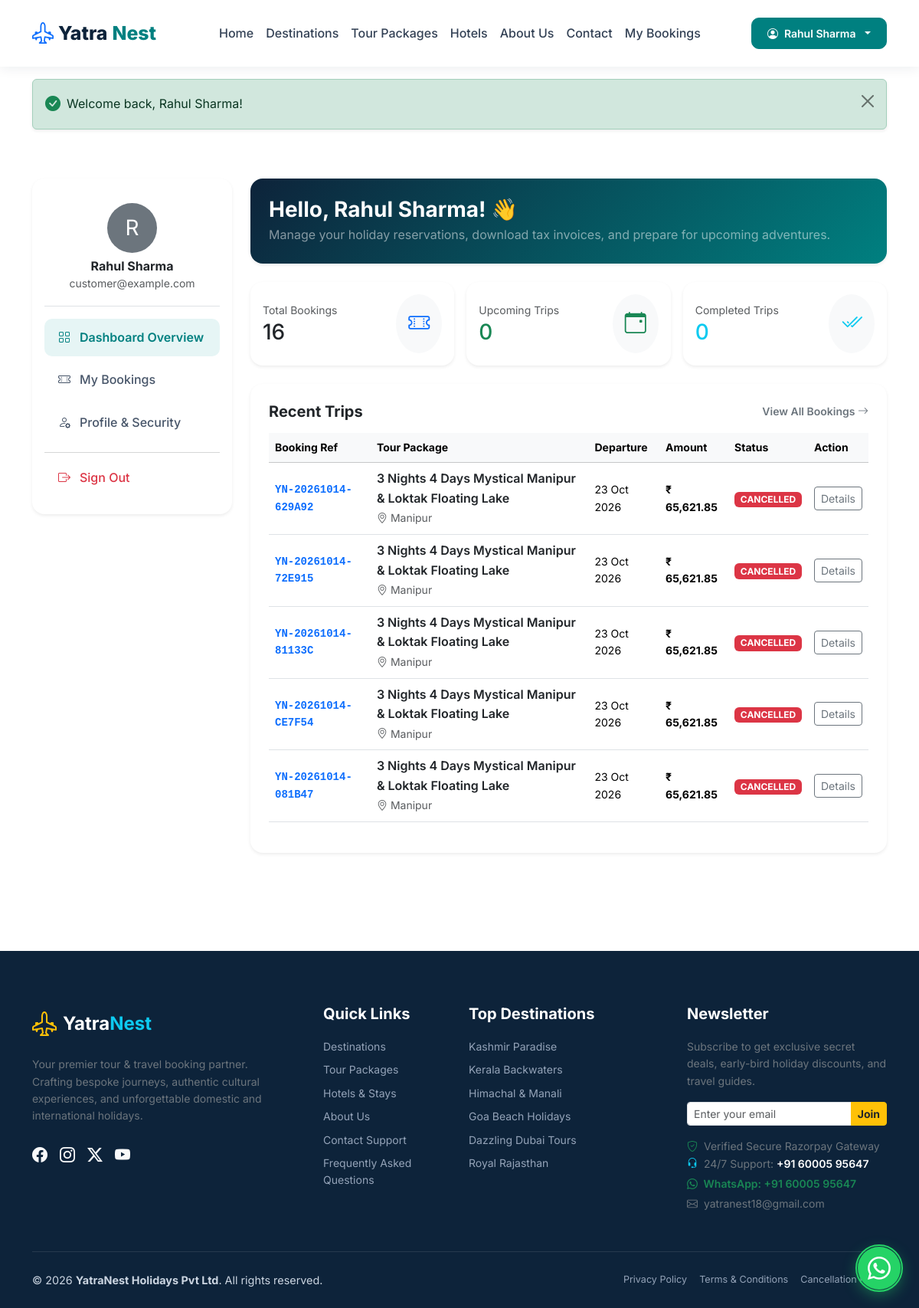
/dashboard (signed in), run on an earlier commit of the app's database.
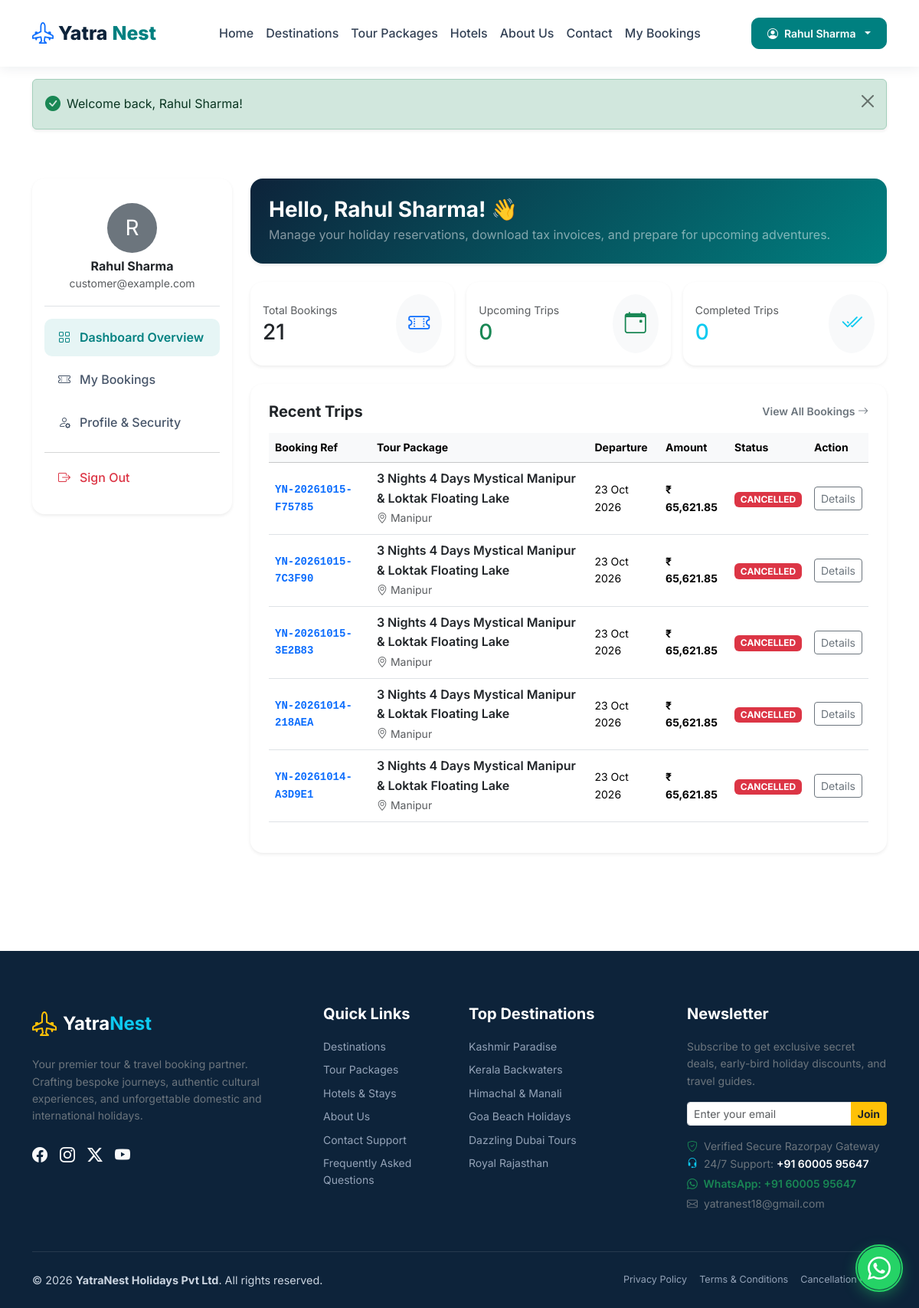
And on a later commit of the database.
### tables this page shows
CREATE TABLE `users` (
  `id` int(10) unsigned NOT NULL AUTO_INCREMENT,
  `name` varchar(150) NOT NULL,
  `email` varchar(191) NOT NULL,
  `phone` varchar(25) DEFAULT NULL,
  `password_hash` varchar(255) NOT NULL,
  `status` enum('active','suspended') DEFAULT 'active',
  `avatar` varchar(255) DEFAULT NULL,
  `created_at` timestamp NOT NULL DEFAULT current_timestamp(),
  `updated_at` timestamp NOT NULL DEFAULT current_timestamp() ON UPDATE current_timestamp(),
  PRIMARY KEY (`id`),
  UNIQUE KEY `email` (`email`),
  KEY `idx_users_email` (`email`),
  KEY `idx_users_status` (`status`)
);

CREATE TABLE `bookings` (
  `id` int(10) unsigned NOT NULL AUTO_INCREMENT,
  `booking_reference` varchar(50) NOT NULL,
  `customer_id` int(10) unsigned NOT NULL,
  `package_id` int(10) unsigned NOT NULL,
  `departure_id` int(10) unsigned NOT NULL,
  `adult_count` int(10) unsigned NOT NULL DEFAULT 1,
  `child_count` int(10) unsigned NOT NULL DEFAULT 0,
  `infant_count` int(10) unsigned NOT NULL DEFAULT 0,
  `subtotal` decimal(10,2) NOT NULL,
  `discount_amount` decimal(10,2) NOT NULL DEFAULT 0.00,
  `tax_rate` decimal(5,2) NOT NULL DEFAULT 5.00,
  `tax_amount` decimal(10,2) NOT NULL DEFAULT 0.00,
  `total_amount` decimal(10,2) NOT NULL,
  `payment_status` enum('unpaid','pending','paid','failed','partially_refunded','refunded') NOT NULL DEFAULT 'unpaid',
  `booking_status` enum('pending','awaiting_payment','confirmed','cancelled','completed','refunded') NOT NULL DEFAULT 'pending',
  `payment_method` enum('razorpay','pay_later') NOT NULL DEFAULT 'razorpay',
  `pickup_location` varchar(255) DEFAULT NULL,
  `special_requests` text DEFAULT NULL,
  `coupon_id` int(10) unsigned DEFAULT NULL,
  `internal_notes` text DEFAULT NULL,
  `created_at` timestamp NOT NULL DEFAULT current_timestamp(),
  `updated_at` timestamp NOT NULL DEFAULT current_timestamp() ON UPDATE current_timestamp(),
  PRIMARY KEY (`id`),
  UNIQUE KEY `booking_reference` (`booking_reference`),
  KEY `idx_booking_ref` (`booking_reference`),
  KEY `idx_booking_customer` (`customer_id`),
  KEY `idx_booking_status` (`booking_status`),
  KEY `idx_booking_payment_status` (`payment_status`),
  KEY `fk_bookings_pkg` (`package_id`),
  KEY `fk_bookings_dep` (`departure_id`),
  KEY `fk_bookings_coupon` (`coupon_id`),
  CONSTRAINT `fk_bookings_coupon` FOREIGN KEY (`coupon_id`) REFERENCES `coupons` (`id`) ON DELETE SET NULL,
  CONSTRAINT `fk_bookings_cust` FOREIGN KEY (`customer_id`) REFERENCES `users` (`id`),
  CONSTRAINT `fk_bookings_dep` FOREIGN KEY (`departure_id`) REFERENCES `tour_departures` (`id`),
  CONSTRAINT `fk_bookings_pkg` FOREIGN KEY (`package_id`) REFERENCES `tour_packages` (`id`)
);

CREATE TABLE `tour_packages` (
  `id` int(10) unsigned NOT NULL AUTO_INCREMENT,
  `category_id` int(10) unsigned NOT NULL,
  `destination_id` int(10) unsigned NOT NULL,
  `title` varchar(255) NOT NULL,
  `slug` varchar(260) NOT NULL,
  `summary` text DEFAULT NULL,
  `description` longtext DEFAULT NULL,
  `duration_days` int(10) unsigned NOT NULL DEFAULT 1,
  `duration_nights` int(10) unsigned NOT NULL DEFAULT 0,
  `price_adult` decimal(10,2) NOT NULL,
  `price_child` decimal(10,2) NOT NULL DEFAULT 0.00,
  `price_infant` decimal(10,2) NOT NULL DEFAULT 0.00,
  `featured_image` varchar(255) DEFAULT NULL,
  `gallery_images` longtext DEFAULT NULL CHECK (json_valid(`gallery_images`)),
  `group_size_max` int(10) unsigned NOT NULL DEFAULT 20,
  `inclusions` text DEFAULT NULL,
  `exclusions` text DEFAULT NULL,
  `cancellation_policy_text` text DEFAULT NULL,
  `hotel_details` text DEFAULT NULL,
  `is_featured` tinyint(1) DEFAULT 0,
  `is_domestic` tinyint(1) DEFAULT 1,
  `tour_type` varchar(50) DEFAULT 'adventure',
  `status` enum('published','draft','archived') DEFAULT 'published',
  `seo_title` varchar(255) DEFAULT NULL,
  `seo_meta_description` text DEFAULT NULL,
  `created_at` timestamp NOT NULL DEFAULT current_timestamp(),
  `updated_at` timestamp NOT NULL DEFAULT current_timestamp() ON UPDATE current_timestamp(),
  PRIMARY KEY (`id`),
  UNIQUE KEY `slug` (`slug`),
  KEY `idx_packages_slug` (`slug`),
  KEY `idx_packages_featured` (`is_featured`),
  KEY `idx_packages_status` (`status`),
  KEY `idx_packages_price` (`price_adult`),
  KEY `fk_packages_cat` (`category_id`),
  KEY `fk_packages_dest` (`destination_id`),
  CONSTRAINT `fk_packages_cat` FOREIGN KEY (`category_id`) REFERENCES `tour_categories` (`id`),
  CONSTRAINT `fk_packages_dest` FOREIGN KEY (`destination_id`) REFERENCES `destinations` (`id`)
);

CREATE TABLE `destinations` (
  `id` int(10) unsigned NOT NULL AUTO_INCREMENT,
  `name` varchar(150) NOT NULL,
  `slug` varchar(160) NOT NULL,
  `country` varchar(100) NOT NULL,
  `state` varchar(100) DEFAULT NULL,
  `city` varchar(100) DEFAULT NULL,
  `description` text DEFAULT NULL,
  `image_url` varchar(255) DEFAULT NULL,
  `is_featured` tinyint(1) DEFAULT 0,
  `status` enum('active','inactive') DEFAULT 'active',
  `created_at` timestamp NOT NULL DEFAULT current_timestamp(),
  `updated_at` timestamp NOT NULL DEFAULT current_timestamp() ON UPDATE current_timestamp(),
  PRIMARY KEY (`id`),
  UNIQUE KEY `slug` (`slug`),
  KEY `idx_dest_slug` (`slug`),
  KEY `idx_dest_featured` (`is_featured`),
  KEY `idx_dest_status` (`status`)
);

CREATE TABLE `tour_departures` (
  `id` int(10) unsigned NOT NULL AUTO_INCREMENT,
  `package_id` int(10) unsigned NOT NULL,
  `departure_date` date NOT NULL,
  `return_date` date NOT NULL,
  `total_seats` int(10) unsigned NOT NULL DEFAULT 20,
  `available_seats` int(10) unsigned NOT NULL DEFAULT 20,
  `adult_price` decimal(10,2) DEFAULT NULL,
  `child_price` decimal(10,2) DEFAULT NULL,
  `status` enum('open','closed','blocked') DEFAULT 'open',
  `created_at` timestamp NOT NULL DEFAULT current_timestamp(),
  `updated_at` timestamp NOT NULL DEFAULT current_timestamp() ON UPDATE current_timestamp(),
  PRIMARY KEY (`id`),
  KEY `idx_dep_date` (`departure_date`),
  KEY `idx_dep_status` (`status`),
  KEY `fk_departures_pkg` (`package_id`),
  CONSTRAINT `fk_departures_pkg` FOREIGN KEY (`package_id`) REFERENCES `tour_packages` (`id`) ON DELETE CASCADE
);

### app/Views/front/customer/dashboard.php (the view, shortened to what the rows shown need)
<div class="container py-5">
    <div class="row g-4">
        <div class="col-lg-3">
            <div class="card p-3 border-0 shadow-sm rounded-4 bg-white">
                <div class="text-center p-3 border-bottom mb-3">
                    <div class="rounded-circle bg-secondary text-white d-inline-flex align-items-center justify-content-center fs-3 mb-2" style="width: 65px; height: 65px;">
                        <?= strtoupper(substr($user['name'], 0, 1)) ?>
                    </div>
                    <h6 class="fw-bold text-dark mb-0"><?= e($user['name']) ?></h6>
                    <span class="small text-muted"><?= e($user['email']) ?></span>
                </div>
            </div>
        </div>
        <div class="col-lg-9">
            <div class="p-4 rounded-4 text-white mb-4 shadow-sm" style="background: linear-gradient(135deg, #0d233a 0%, #008080 100%);">
                <h3 class="fw-bold mb-1">Hello, <?= e($user['name']) ?>! 👋</h3>
                <p class="mb-0 text-white-50">Manage your holiday reservations, download tax invoices, and prepare for upcoming adventures.</p>
            </div>
            <div class="card p-4 border-0 shadow-sm rounded-4 bg-white">
                <?php if (empty($bookings)): ?>
                <div class="text-center py-5 text-muted">
                    <i class="bi bi-suitcase-lg fs-1 text-secondary d-block mb-2"></i>
                    <p class="mb-3">You don't have any bookings yet. Ready for your next journey?</p>
                    <a href="<?= url('/packages') ?>" class="btn yn-btn-primary btn-sm">Browse Holiday Packages</a>
                </div>
                <?php else: ?>
                <div class="table-responsive">
                    <table class="table table-hover align-middle">
                        <thead class="table-light small">
                            <tr>
                                <th>Booking Ref</th>
                                <th>Tour Package</th>
                                <th>Departure</th>
                                <th>Amount</th>
                                <th>Status</th>
                                <th>Action</th>
                            </tr>
                        </thead>
                        <tbody>
                            <?php foreach (array_slice($bookings, 0, 5) as $b): ?>
                            <tr>
                                <td class="fw-bold font-monospace small text-primary"><?= e($b['booking_reference']) ?></td>
                                <td>
                                    <span class="fw-semibold text-dark d-block"><?= e($b['package_title']) ?></span>
                                    <span class="small text-muted"><i class="bi bi-geo-alt me-1"></i><?= e($b['destination_name']) ?></span>
                                </td>
                                <td class="small"><?= date('d M Y', strtotime($b['departure_date'])) ?></td>
                                <td class="fw-bold small"><?= format_currency($b['total_amount']) ?></td>
                                <td>
                                    <span class="badge <?= $b['booking_status'] === 'confirmed' ? 'bg-success' : ($b['booking_status'] === 'cancelled' ? 'bg-danger' : 'bg-warning text-dark') ?>">
                                        <?= strtoupper($b['booking_status']) ?>
                                    </span>
                                </td>
                                <td>
                                    <a href="<?= url('/my-bookings/' . $b['booking_reference']) ?>" class="btn btn-sm btn-outline-secondary">
                                        Details
                                    </a>
                                </td>
                            </tr>
                            <?php endforeach; ?>
                        </tbody>
                    </table>
                </div>
                <?php endif; ?>
            </div>
        </div>
    </div>
</div>

### app/Views/partials/navbar.php (shortened to what the rows shown need)
<?php
$user = auth()->user();
?>
<nav class="navbar navbar-expand-lg navbar-yn sticky-top py-3">
    <div class="container">
        <div class="collapse navbar-collapse" id="navbarMain">
            <div class="d-flex align-items-center gap-2">
                <?php if ($user): ?>
                    <div class="dropdown">
                        <button class="btn btn-sm yn-btn-secondary dropdown-toggle d-flex align-items-center gap-2" type="button" data-bs-toggle="dropdown" aria-expanded="false">
                            <i class="bi bi-person-circle"></i>
                            <span><?= e($user['name']) ?></span>
                        </button>
                    </div>
                <?php endif; ?>
            </div>
        </div>
    </div>
</nav>

What changed in the data, as far as the page shows it:
no longer on this page (row unchanged): bookings: booking_reference "YN-20261014-629A92", package.title "3 Nights 4 Days Mystical Manipur & Loktak Floating Lake", destinations.name "Manipur", departure.departure_date "23 Oct 2026", total_amount "₹ 65,621.85", booking_status "CANCELLED"
no longer on this page (row unchanged): bookings: booking_reference "YN-20261014-72E915", package.title "3 Nights 4 Days Mystical Manipur & Loktak Floating Lake", destinations.name "Manipur", departure.departure_date "23 Oct 2026", total_amount "₹ 65,621.85", booking_status "CANCELLED"
no longer on this page (row unchanged): bookings: booking_reference "YN-20261014-81133C", package.title "3 Nights 4 Days Mystical Manipur & Loktak Floating Lake", destinations.name "Manipur", departure.departure_date "23 Oct 2026", total_amount "₹ 65,621.85", booking_status "CANCELLED"
no longer on this page (row unchanged): bookings: booking_reference "YN-20261014-CE7F54", package.title "3 Nights 4 Days Mystical Manipur & Loktak Floating Lake", destinations.name "Manipur", departure.departure_date "23 Oct 2026", total_amount "₹ 65,621.85", booking_status "CANCELLED"
no longer on this page (row unchanged): bookings: booking_reference "YN-20261014-081B47", package.title "3 Nights 4 Days Mystical Manipur & Loktak Floating Lake", destinations.name "Manipur", departure.departure_date "23 Oct 2026", total_amount "₹ 65,621.85", booking_status "CANCELLED"
added bookings: booking_reference "YN-20261015-F75785", package.title "3 Nights 4 Days Mystical Manipur & Loktak Floating Lake", destinations.name "Manipur", departure.departure_date "23 Oct 2026", total_amount "₹ 65,621.85", booking_status "CANCELLED"
added bookings: booking_reference "YN-20261015-7C3F90", package.title "3 Nights 4 Days Mystical Manipur & Loktak Floating Lake", destinations.name "Manipur", departure.departure_date "23 Oct 2026", total_amount "₹ 65,621.85", booking_status "CANCELLED"
added bookings: booking_reference "YN-20261015-3E2B83", package.title "3 Nights 4 Days Mystical Manipur & Loktak Floating Lake", destinations.name "Manipur", departure.departure_date "23 Oct 2026", total_amount "₹ 65,621.85", booking_status "CANCELLED"
added bookings: booking_reference "YN-20261014-218AEA", package.title "3 Nights 4 Days Mystical Manipur & Loktak Floating Lake", destinations.name "Manipur", departure.departure_date "23 Oct 2026", total_amount "₹ 65,621.85", booking_status "CANCELLED"
added bookings: booking_reference "YN-20261014-A3D9E1", package.title "3 Nights 4 Days Mystical Manipur & Loktak Floating Lake", destinations.name "Manipur", departure.departure_date "23 Oct 2026", total_amount "₹ 65,621.85", booking_status "CANCELLED"
Also different on the page:
count($bookings): "16" → "21"
